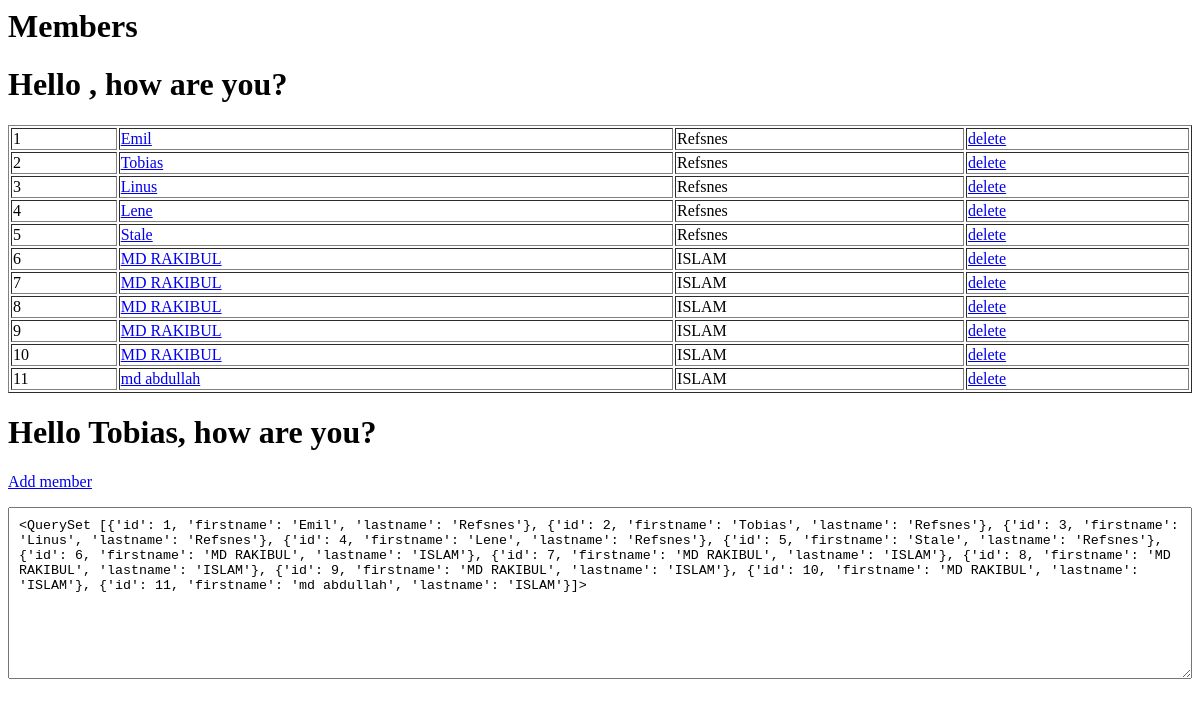
/members/, run on an earlier commit of the app's database.
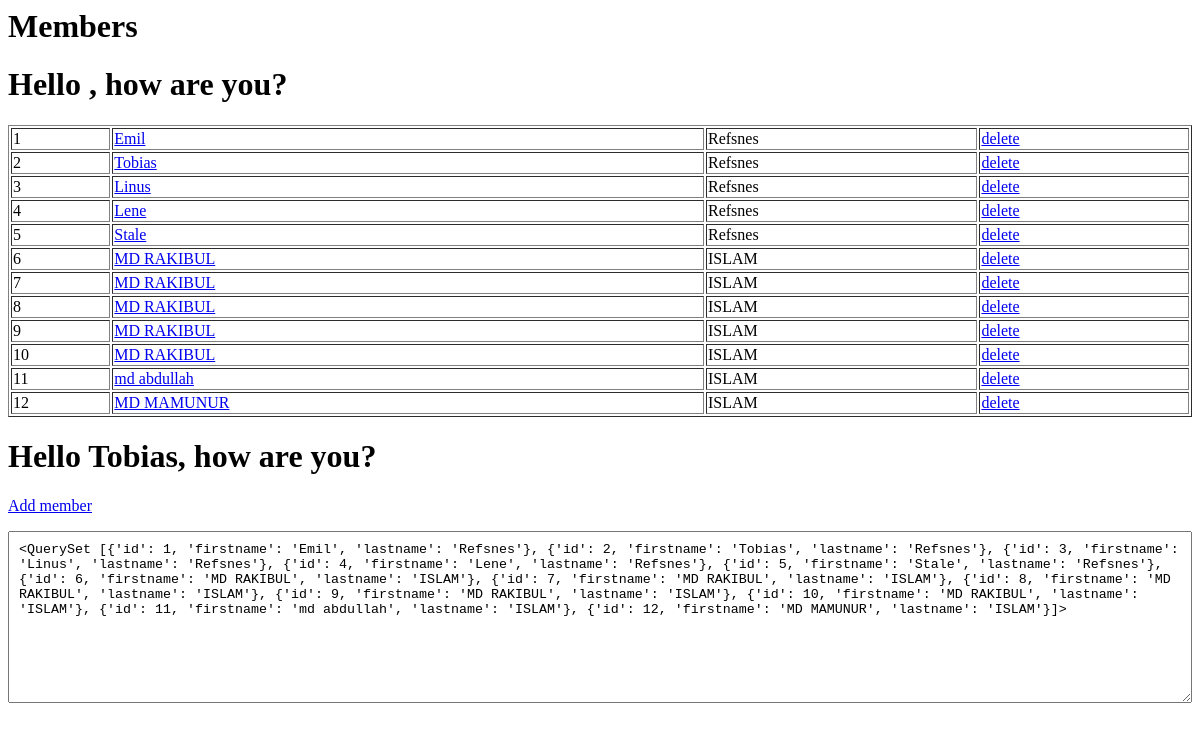
And on a later commit of the database.
### members/models.py (models this page shows)
class Members(models.Model):
    firstname = models.CharField(max_length=255)
    lastname = models.CharField(max_length=255)

### members/views.py (the view)
# urls.py: path('', views.index, name='index'),
def index(request):
    try:
        my_members = Members.objects.all().values()
        template = loader.get_template('index.html')
        context = {
            'my_members': my_members,
        }
        return HttpResponse(template.render(context, request))
    except:
        return HttpResponse(template.render())

### members/templates/index.html
<h1>Members</h1>
<table border="1" style="width: 100%;">
  <h1>Hello {{ firstname }}, how are you?</h1>
  {% for x in my_members %}
    <tr>
      <td>{{ x.id }}</td>
      <td>
        <a href="update/{{ x.id }}">{{ x.firstname }}</a>
      </td>
      <td>{{ x.lastname }}</td>
      <td>
        <a href="delete/{{ x.id }}">delete</a>
      </td>
    </tr>
  {% endfor %}
</table>
{% with firstname="Tobias" %}
<h1>Hello {{ firstname }}, how are you?</h1>
{%endwith%}
<p>
  <a href="add/">Add member</a>
</p>
<textarea name="" id="" cols="30" rows="10" style="width: 100%;padding: 10px;">{{ my_members }}</textarea>

What changed in the data, as far as the page shows it:
added Members: id "12", firstname "MD MAMUNUR", lastname "ISLAM"
Also different on the page:
form field my_members: "…'firstname': 'md abdullah', 'lastname': 'ISLAM'}]>" → "…'firstname': 'md abdullah', 'lastname': 'ISLAM'}, {'id': 12, 'firstname': 'MD MAMUNUR', 'lastname': 'ISLAM'}]>"
